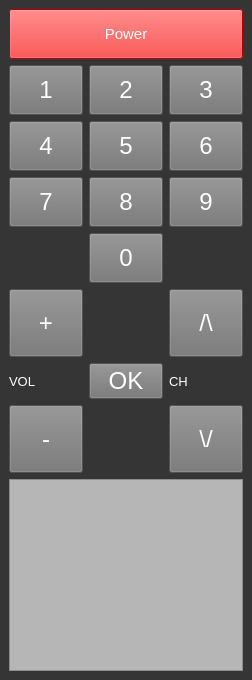
<?xml version="1.0" encoding="UTF-8"?>
<ui version="4.0">
 <class>MainWindow</class>
 <widget class="QMainWindow" name="MainWindow">
  <property name="geometry">
   <rect>
    <x>0</x>
    <y>0</y>
    <width>252</width>
    <height>680</height>
   </rect>
  </property>
  <property name="sizePolicy">
   <sizepolicy hsizetype="Fixed" vsizetype="Fixed">
    <horstretch>0</horstretch>
    <verstretch>0</verstretch>
   </sizepolicy>
  </property>
  <property name="minimumSize">
   <size>
    <width>240</width>
    <height>680</height>
   </size>
  </property>
  <property name="maximumSize">
   <size>
    <width>257</width>
    <height>680</height>
   </size>
  </property>
  <property name="windowTitle">
   <string>MainWindow</string>
  </property>
  <property name="styleSheet">
   <string notr="true">background-color:rgb(53, 53, 53)</string>
  </property>
  <widget class="QWidget" name="centralwidget">
   <layout class="QGridLayout" name="gridLayout_3">
    <item row="2" column="0">
     <layout class="QGridLayout" name="gridLayout_2">
      <item row="1" column="0">
       <widget class="QLabel" name="label">
        <property name="font">
         <font>
          <pointsize>10</pointsize>
         </font>
        </property>
        <property name="layoutDirection">
         <enum>Qt::LeftToRight</enum>
        </property>
        <property name="styleSheet">
         <string notr="true">color:rgb(255, 255, 255)</string>
        </property>
        <property name="text">
         <string>VOL</string>
        </property>
        <property name="margin">
         <number>23</number>
        </property>
       </widget>
      </item>
      <item row="0" column="0">
       <widget class="QPushButton" name="pushButton_12">
        <property name="sizePolicy">
         <sizepolicy hsizetype="Minimum" vsizetype="Expanding">
          <horstretch>0</horstretch>
          <verstretch>0</verstretch>
         </sizepolicy>
        </property>
        <property name="font">
         <font>
          <pointsize>18</pointsize>
         </font>
        </property>
        <property name="styleSheet">
         <string notr="true">background-color:rgb(116, 116, 116);
color:rgb(255, 255, 255)</string>
        </property>
        <property name="text">
         <string>+</string>
        </property>
       </widget>
      </item>
      <item row="1" column="1">
       <widget class="QPushButton" name="pushButton_16">
        <property name="font">
         <font>
          <pointsize>18</pointsize>
         </font>
        </property>
        <property name="styleSheet">
         <string notr="true">background-color:rgb(116, 116, 116);
color:rgb(255, 255, 255)</string>
        </property>
        <property name="text">
         <string>OK</string>
        </property>
       </widget>
      </item>
      <item row="5" column="0">
       <widget class="QPushButton" name="pushButton_11">
        <property name="sizePolicy">
         <sizepolicy hsizetype="Minimum" vsizetype="Expanding">
          <horstretch>0</horstretch>
          <verstretch>0</verstretch>
         </sizepolicy>
        </property>
        <property name="font">
         <font>
          <pointsize>18</pointsize>
         </font>
        </property>
        <property name="styleSheet">
         <string notr="true">background-color:rgb(116, 116, 116);
color:rgb(255, 255, 255)</string>
        </property>
        <property name="text">
         <string>-</string>
        </property>
       </widget>
      </item>
      <item row="0" column="2">
       <widget class="QPushButton" name="pushButton_14">
        <property name="sizePolicy">
         <sizepolicy hsizetype="Minimum" vsizetype="Expanding">
          <horstretch>0</horstretch>
          <verstretch>0</verstretch>
         </sizepolicy>
        </property>
        <property name="font">
         <font>
          <pointsize>18</pointsize>
         </font>
        </property>
        <property name="styleSheet">
         <string notr="true">background-color:rgb(116, 116, 116);
color:rgb(255, 255, 255)</string>
        </property>
        <property name="text">
         <string>/\</string>
        </property>
       </widget>
      </item>
      <item row="5" column="2">
       <widget class="QPushButton" name="pushButton_15">
        <property name="sizePolicy">
         <sizepolicy hsizetype="Minimum" vsizetype="Expanding">
          <horstretch>0</horstretch>
          <verstretch>0</verstretch>
         </sizepolicy>
        </property>
        <property name="font">
         <font>
          <pointsize>18</pointsize>
         </font>
        </property>
        <property name="styleSheet">
         <string notr="true">background-color:rgb(116, 116, 116);
color:rgb(255, 255, 255)</string>
        </property>
        <property name="text">
         <string>\/</string>
        </property>
       </widget>
      </item>
      <item row="1" column="2">
       <widget class="QLabel" name="label_2">
        <property name="font">
         <font>
          <pointsize>10</pointsize>
         </font>
        </property>
        <property name="layoutDirection">
         <enum>Qt::LeftToRight</enum>
        </property>
        <property name="styleSheet">
         <string notr="true">color:rgb(255, 255, 255)</string>
        </property>
        <property name="text">
         <string>CH</string>
        </property>
        <property name="margin">
         <number>23</number>
        </property>
       </widget>
      </item>
     </layout>
    </item>
    <item row="0" column="0">
     <widget class="QPushButton" name="pushButton_13">
      <property name="sizePolicy">
       <sizepolicy hsizetype="Minimum" vsizetype="Minimum">
        <horstretch>0</horstretch>
        <verstretch>0</verstretch>
       </sizepolicy>
      </property>
      <property name="minimumSize">
       <size>
        <width>0</width>
        <height>50</height>
       </size>
      </property>
      <property name="font">
       <font>
        <pointsize>11</pointsize>
       </font>
      </property>
      <property name="styleSheet">
       <string notr="true">background-color:rgb(255, 0, 0);
color:rgb(255, 255, 255)</string>
      </property>
      <property name="text">
       <string>Power</string>
      </property>
      <property name="iconSize">
       <size>
        <width>50</width>
        <height>50</height>
       </size>
      </property>
     </widget>
    </item>
    <item row="3" column="0">
     <widget class="QPlainTextEdit" name="plainTextEdit">
      <property name="font">
       <font>
        <pointsize>15</pointsize>
       </font>
      </property>
      <property name="styleSheet">
       <string notr="true">background-color:rgb(182, 182, 182)</string>
      </property>
     </widget>
    </item>
    <item row="1" column="0">
     <layout class="QGridLayout" name="gridLayout">
      <item row="2" column="2">
       <widget class="QPushButton" name="pushButton_9">
        <property name="sizePolicy">
         <sizepolicy hsizetype="Minimum" vsizetype="Minimum">
          <horstretch>0</horstretch>
          <verstretch>0</verstretch>
         </sizepolicy>
        </property>
        <property name="minimumSize">
         <size>
          <width>0</width>
          <height>50</height>
         </size>
        </property>
        <property name="font">
         <font>
          <pointsize>18</pointsize>
         </font>
        </property>
        <property name="styleSheet">
         <string notr="true">background-color:rgb(116, 116, 116);
color:rgb(255, 255, 255)</string>
        </property>
        <property name="text">
         <string>9</string>
        </property>
       </widget>
      </item>
      <item row="1" column="0">
       <widget class="QPushButton" name="pushButton_4">
        <property name="sizePolicy">
         <sizepolicy hsizetype="Minimum" vsizetype="Minimum">
          <horstretch>0</horstretch>
          <verstretch>0</verstretch>
         </sizepolicy>
        </property>
        <property name="minimumSize">
         <size>
          <width>0</width>
          <height>50</height>
         </size>
        </property>
        <property name="font">
         <font>
          <pointsize>18</pointsize>
         </font>
        </property>
        <property name="styleSheet">
         <string notr="true">background-color:rgb(116, 116, 116);
color:rgb(255, 255, 255)</string>
        </property>
        <property name="text">
         <string>4</string>
        </property>
       </widget>
      </item>
      <item row="1" column="1">
       <widget class="QPushButton" name="pushButton_5">
        <property name="sizePolicy">
         <sizepolicy hsizetype="Minimum" vsizetype="Minimum">
          <horstretch>0</horstretch>
          <verstretch>0</verstretch>
         </sizepolicy>
        </property>
        <property name="minimumSize">
         <size>
          <width>0</width>
          <height>50</height>
         </size>
        </property>
        <property name="font">
         <font>
          <pointsize>18</pointsize>
         </font>
        </property>
        <property name="styleSheet">
         <string notr="true">background-color:rgb(116, 116, 116);
color:rgb(255, 255, 255)</string>
        </property>
        <property name="text">
         <string>5</string>
        </property>
       </widget>
      </item>
      <item row="0" column="1">
       <widget class="QPushButton" name="pushButton_2">
        <property name="sizePolicy">
         <sizepolicy hsizetype="Minimum" vsizetype="Minimum">
          <horstretch>0</horstretch>
          <verstretch>0</verstretch>
         </sizepolicy>
        </property>
        <property name="minimumSize">
         <size>
          <width>0</width>
          <height>50</height>
         </size>
        </property>
        <property name="font">
         <font>
          <pointsize>18</pointsize>
         </font>
        </property>
        <property name="styleSheet">
         <string notr="true">background-color:rgb(116, 116, 116);
color:rgb(255, 255, 255)</string>
        </property>
        <property name="text">
         <string>2</string>
        </property>
       </widget>
      </item>
      <item row="1" column="2">
       <widget class="QPushButton" name="pushButton_6">
        <property name="sizePolicy">
         <sizepolicy hsizetype="Minimum" vsizetype="Minimum">
          <horstretch>0</horstretch>
          <verstretch>0</verstretch>
         </sizepolicy>
        </property>
        <property name="minimumSize">
         <size>
          <width>0</width>
          <height>50</height>
         </size>
        </property>
        <property name="font">
         <font>
          <pointsize>18</pointsize>
         </font>
        </property>
        <property name="styleSheet">
         <string notr="true">background-color:rgb(116, 116, 116);
color:rgb(255, 255, 255)</string>
        </property>
        <property name="text">
         <string>6</string>
        </property>
       </widget>
      </item>
      <item row="2" column="0">
       <widget class="QPushButton" name="pushButton_7">
        <property name="sizePolicy">
         <sizepolicy hsizetype="Minimum" vsizetype="Minimum">
          <horstretch>0</horstretch>
          <verstretch>0</verstretch>
         </sizepolicy>
        </property>
        <property name="minimumSize">
         <size>
          <width>0</width>
          <height>50</height>
         </size>
        </property>
        <property name="font">
         <font>
          <pointsize>18</pointsize>
         </font>
        </property>
        <property name="styleSheet">
         <string notr="true">background-color:rgb(116, 116, 116);
color:rgb(255, 255, 255)</string>
        </property>
        <property name="text">
         <string>7</string>
        </property>
       </widget>
      </item>
      <item row="2" column="1">
       <widget class="QPushButton" name="pushButton_8">
        <property name="sizePolicy">
         <sizepolicy hsizetype="Minimum" vsizetype="Minimum">
          <horstretch>0</horstretch>
          <verstretch>0</verstretch>
         </sizepolicy>
        </property>
        <property name="minimumSize">
         <size>
          <width>0</width>
          <height>50</height>
         </size>
        </property>
        <property name="font">
         <font>
          <pointsize>18</pointsize>
         </font>
        </property>
        <property name="styleSheet">
         <string notr="true">background-color:rgb(116, 116, 116);
color:rgb(255, 255, 255)</string>
        </property>
        <property name="text">
         <string>8</string>
        </property>
       </widget>
      </item>
      <item row="0" column="0">
       <widget class="QPushButton" name="pushButton">
        <property name="sizePolicy">
         <sizepolicy hsizetype="Minimum" vsizetype="Minimum">
          <horstretch>0</horstretch>
          <verstretch>0</verstretch>
         </sizepolicy>
        </property>
        <property name="minimumSize">
         <size>
          <width>0</width>
          <height>50</height>
         </size>
        </property>
        <property name="baseSize">
         <size>
          <width>50</width>
          <height>50</height>
         </size>
        </property>
        <property name="font">
         <font>
          <pointsize>18</pointsize>
         </font>
        </property>
        <property name="styleSheet">
         <string notr="true">background-color:rgb(116, 116, 116);
color:rgb(255, 255, 255)</string>
        </property>
        <property name="text">
         <string>1</string>
        </property>
       </widget>
      </item>
      <item row="3" column="1">
       <widget class="QPushButton" name="pushButton_10">
        <property name="sizePolicy">
         <sizepolicy hsizetype="Minimum" vsizetype="Minimum">
          <horstretch>0</horstretch>
          <verstretch>0</verstretch>
         </sizepolicy>
        </property>
        <property name="minimumSize">
         <size>
          <width>0</width>
          <height>50</height>
         </size>
        </property>
        <property name="font">
         <font>
          <pointsize>18</pointsize>
         </font>
        </property>
        <property name="styleSheet">
         <string notr="true">background-color:rgb(116, 116, 116);
color:rgb(255, 255, 255)</string>
        </property>
        <property name="text">
         <string>0</string>
        </property>
       </widget>
      </item>
      <item row="0" column="2">
       <widget class="QPushButton" name="pushButton_3">
        <property name="sizePolicy">
         <sizepolicy hsizetype="Minimum" vsizetype="Minimum">
          <horstretch>0</horstretch>
          <verstretch>0</verstretch>
         </sizepolicy>
        </property>
        <property name="minimumSize">
         <size>
          <width>0</width>
          <height>50</height>
         </size>
        </property>
        <property name="font">
         <font>
          <pointsize>18</pointsize>
         </font>
        </property>
        <property name="styleSheet">
         <string notr="true">background-color:rgb(116, 116, 116);
color:rgb(255, 255, 255)</string>
        </property>
        <property name="text">
         <string>3</string>
        </property>
       </widget>
      </item>
     </layout>
    </item>
   </layout>
  </widget>
 </widget>
 <resources/>
 <connections>
  <connection>
   <sender>pushButton_13</sender>
   <signal>clicked()</signal>
   <receiver>MainWindow</receiver>
   <slot>power()</slot>
   <hints>
    <hint type="sourcelabel">
     <x>215</x>
     <y>31</y>
    </hint>
    <hint type="destinationlabel">
     <x>164</x>
     <y>25</y>
    </hint>
   </hints>
  </connection>
  <connection>
   <sender>pushButton</sender>
   <signal>clicked()</signal>
   <receiver>MainWindow</receiver>
   <slot>add1()</slot>
   <hints>
    <hint type="sourcelabel">
     <x>71</x>
     <y>115</y>
    </hint>
    <hint type="destinationlabel">
     <x>62</x>
     <y>76</y>
    </hint>
   </hints>
  </connection>
  <connection>
   <sender>pushButton_2</sender>
   <signal>clicked()</signal>
   <receiver>MainWindow</receiver>
   <slot>add2()</slot>
   <hints>
    <hint type="sourcelabel">
     <x>162</x>
     <y>115</y>
    </hint>
    <hint type="destinationlabel">
     <x>114</x>
     <y>87</y>
    </hint>
   </hints>
  </connection>
  <connection>
   <sender>pushButton_3</sender>
   <signal>clicked()</signal>
   <receiver>MainWindow</receiver>
   <slot>add3()</slot>
   <hints>
    <hint type="sourcelabel">
     <x>241</x>
     <y>115</y>
    </hint>
    <hint type="destinationlabel">
     <x>208</x>
     <y>84</y>
    </hint>
   </hints>
  </connection>
  <connection>
   <sender>pushButton_4</sender>
   <signal>clicked()</signal>
   <receiver>MainWindow</receiver>
   <slot>add4()</slot>
   <hints>
    <hint type="sourcelabel">
     <x>20</x>
     <y>171</y>
    </hint>
    <hint type="destinationlabel">
     <x>11</x>
     <y>76</y>
    </hint>
   </hints>
  </connection>
  <connection>
   <sender>pushButton_5</sender>
   <signal>clicked()</signal>
   <receiver>MainWindow</receiver>
   <slot>add5()</slot>
   <hints>
    <hint type="sourcelabel">
     <x>162</x>
     <y>171</y>
    </hint>
    <hint type="destinationlabel">
     <x>133</x>
     <y>111</y>
    </hint>
   </hints>
  </connection>
  <connection>
   <sender>pushButton_6</sender>
   <signal>clicked()</signal>
   <receiver>MainWindow</receiver>
   <slot>add6()</slot>
   <hints>
    <hint type="sourcelabel">
     <x>241</x>
     <y>171</y>
    </hint>
    <hint type="destinationlabel">
     <x>222</x>
     <y>119</y>
    </hint>
   </hints>
  </connection>
  <connection>
   <sender>pushButton_7</sender>
   <signal>clicked()</signal>
   <receiver>MainWindow</receiver>
   <slot>add7()</slot>
   <hints>
    <hint type="sourcelabel">
     <x>36</x>
     <y>227</y>
    </hint>
    <hint type="destinationlabel">
     <x>34</x>
     <y>107</y>
    </hint>
   </hints>
  </connection>
  <connection>
   <sender>pushButton_8</sender>
   <signal>clicked()</signal>
   <receiver>MainWindow</receiver>
   <slot>add8()</slot>
   <hints>
    <hint type="sourcelabel">
     <x>162</x>
     <y>227</y>
    </hint>
    <hint type="destinationlabel">
     <x>103</x>
     <y>115</y>
    </hint>
   </hints>
  </connection>
  <connection>
   <sender>pushButton_9</sender>
   <signal>clicked()</signal>
   <receiver>MainWindow</receiver>
   <slot>add9()</slot>
   <hints>
    <hint type="sourcelabel">
     <x>241</x>
     <y>227</y>
    </hint>
    <hint type="destinationlabel">
     <x>188</x>
     <y>95</y>
    </hint>
   </hints>
  </connection>
  <connection>
   <sender>pushButton_10</sender>
   <signal>clicked()</signal>
   <receiver>MainWindow</receiver>
   <slot>add0()</slot>
   <hints>
    <hint type="sourcelabel">
     <x>162</x>
     <y>283</y>
    </hint>
    <hint type="destinationlabel">
     <x>39</x>
     <y>314</y>
    </hint>
   </hints>
  </connection>
  <connection>
   <sender>pushButton_16</sender>
   <signal>clicked()</signal>
   <receiver>MainWindow</receiver>
   <slot>enter()</slot>
   <hints>
    <hint type="sourcelabel">
     <x>162</x>
     <y>399</y>
    </hint>
    <hint type="destinationlabel">
     <x>141</x>
     <y>402</y>
    </hint>
   </hints>
  </connection>
  <connection>
   <sender>pushButton_12</sender>
   <signal>clicked()</signal>
   <receiver>MainWindow</receiver>
   <slot>volumeIncrease()</slot>
   <hints>
    <hint type="sourcelabel">
     <x>70</x>
     <y>344</y>
    </hint>
    <hint type="destinationlabel">
     <x>15</x>
     <y>431</y>
    </hint>
   </hints>
  </connection>
  <connection>
   <sender>pushButton_11</sender>
   <signal>clicked()</signal>
   <receiver>MainWindow</receiver>
   <slot>volumeDecrease()</slot>
   <hints>
    <hint type="sourcelabel">
     <x>64</x>
     <y>471</y>
    </hint>
    <hint type="destinationlabel">
     <x>12</x>
     <y>521</y>
    </hint>
   </hints>
  </connection>
  <connection>
   <sender>pushButton_14</sender>
   <signal>clicked()</signal>
   <receiver>MainWindow</receiver>
   <slot>channelUp()</slot>
   <hints>
    <hint type="sourcelabel">
     <x>241</x>
     <y>344</y>
    </hint>
    <hint type="destinationlabel">
     <x>214</x>
     <y>345</y>
    </hint>
   </hints>
  </connection>
  <connection>
   <sender>pushButton_15</sender>
   <signal>clicked()</signal>
   <receiver>MainWindow</receiver>
   <slot>channelDown()</slot>
   <hints>
    <hint type="sourcelabel">
     <x>241</x>
     <y>471</y>
    </hint>
    <hint type="destinationlabel">
     <x>157</x>
     <y>528</y>
    </hint>
   </hints>
  </connection>
 </connections>
 <slots>
  <slot>power()</slot>
  <slot>add1()</slot>
  <slot>add2()</slot>
  <slot>add3()</slot>
  <slot>add4()</slot>
  <slot>add5()</slot>
  <slot>add6()</slot>
  <slot>add7()</slot>
  <slot>add8()</slot>
  <slot>add9()</slot>
  <slot>add0()</slot>
  <slot>enter()</slot>
  <slot>volumeIncrease()</slot>
  <slot>volumeDecrease()</slot>
  <slot>channelUp()</slot>
  <slot>channelDown()</slot>
 </slots>
</ui>
